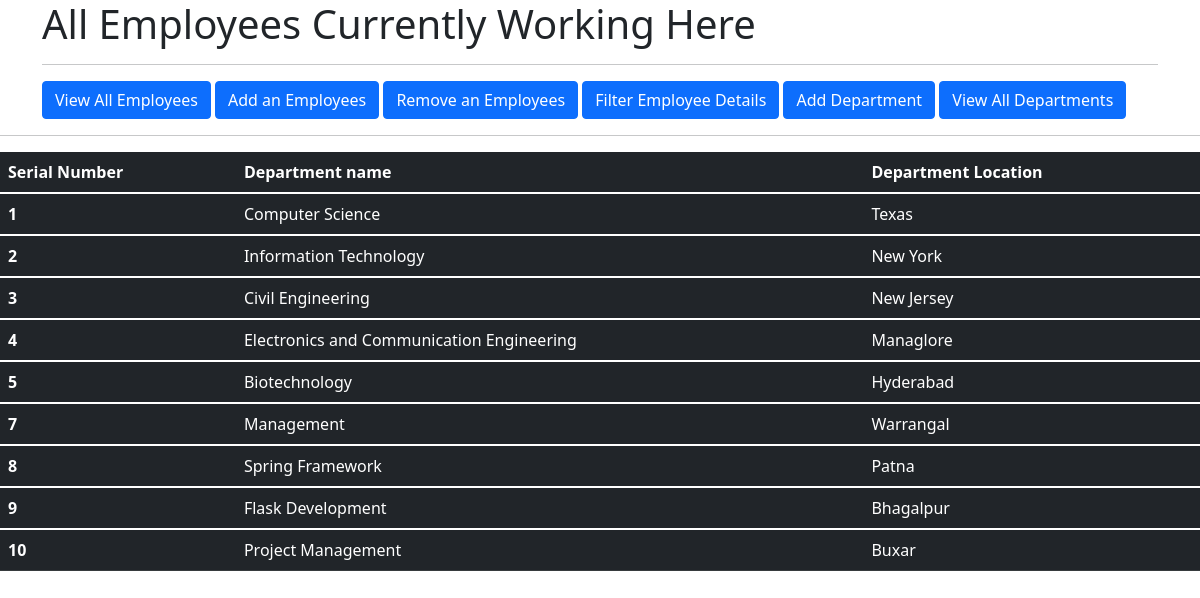
Screenshot of /view_all_dept with the database file from the repository.
### off_app/models.py (models this page shows, shortened)
class Department(models.Model):
    name = models.CharField(max_length=100,null=False)
    location = models.CharField(max_length=100)

### off_app/views.py (the view)
# urls.py: path('view_all_dept',views.view_all_dept,name  = 'view_all_dept.html'),
def view_all_dept(request):
    depts = Department.objects.all()
    context = {
       "depts" : depts
    }
    return render(request,'view_all_dept.html',context)

### off_app/templates/view_all_dept.html (shortened to what this page needs)
<!doctype html>
<html lang="en">
  <head>
    <link href="https://cdn.jsdelivr.net/npm/bootstrap@5.1.3/dist/css/bootstrap.min.css" rel="stylesheet">
  </head>
  <body>
    <div class="container">
        <h1>All Employees Currently Working Here</h1>
        <hr>
        <a class="btn btn-primary" href="/view_all_emp" role="button">View All Employees</a>
        <a class="btn btn-primary" href="/add_an_emp" role="button">Add an Employees</a>
        <a class="btn btn-primary" href="/rem_an_emp" role="button">Remove an Employees</a>
        <a class="btn btn-primary" href="/filt_emp_det" role="button">Filter Employee Details</a>
        <a class="btn btn-primary" href="/add_dept" role="button">Add Department</a>
        <a class="btn btn-primary" href="/view_all_dept" role="button">View All Departments</a>
      </div>
    <table class="table table-dark table-stripped">
        <thead>
          <tr>
            <th scope="col">Serial Number</th>
            <th scope="col">Department name</th>
            <th scope="col">Department Location</th>
          </tr>
        </thead>
        <hr>
        {% for dept in depts %}
        <tbody>
          <tr>
            <th scope="row">{{dept.id}}</th>
            <td>{{dept.name}}</td>
            <td>{{dept.location}}</td>
          </tr>
        </tbody>
        {% endfor %}
      </table>
  </body>
</html>

### rows the page displays
Department: id "1", name "Computer Science", location "Texas"
Department: id "2", name "Information Technology", location "New York"
Department: id "3", name "Civil Engineering", location "New Jersey"
Department: id "4", name "Electronics and Communication Engineering", location "Managlore"
Department: id "5", name "Biotechnology", location "Hyderabad"
Department: id "7", name "Management", location "Warrangal"
Department: id "8", name "Spring Framework", location "Patna"
Department: id "9", name "Flask Development", location "Bhagalpur"
Department: id "10", name "Project Management", location "Buxar"
